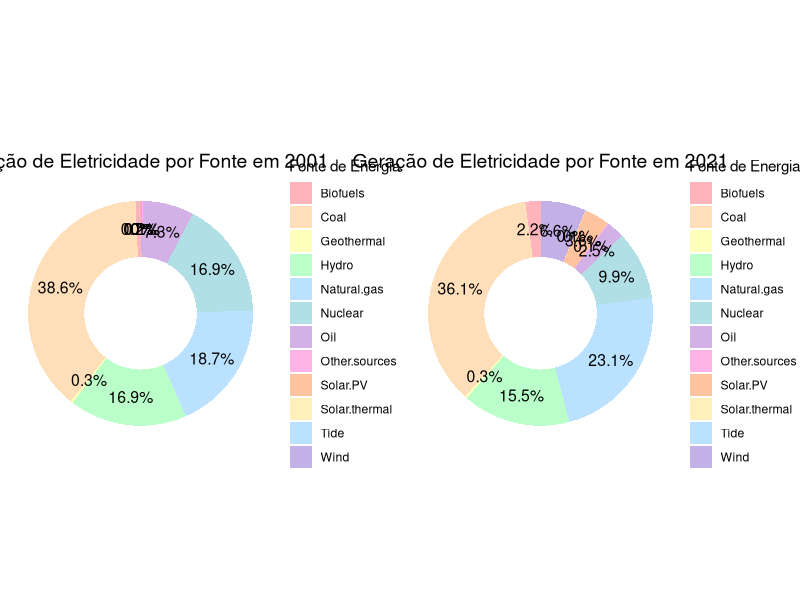

The R source for this figure:
# Script para visualização de dados - 30 dias e 30 gráficos
# Prof. Giuseppe Leite
# email: ggfleite@gmail.com

# Carregar bibliotecas necessárias
library(ggplot2)
library(dplyr)
library(tidyr)
library(gridExtra)

# Carregar os dados de geração de eletricidade por fonte no mundo
data <- read.csv("Electricity_generation_by_source_World.csv", sep=";")

# Verificar o tipo de dado e converter para data frame se necessário
typeof(data)
data <- as.data.frame(data)

# Filtrar os dados para os anos de 2001 e 2021
data_filtered <- data %>% filter(Year %in% c(2001, 2021))

# Transformar os dados para formato longo
data_long <- data_filtered %>%
  tidyr::pivot_longer(cols = -Year, names_to = "Source", values_to = "Value")

# Criar uma paleta de cores personalizada
color_palette <- c("Biofuels" = "#FFB3BA", "Coal" = "#FFDFBA", "Geothermal" = "#FFFFBA",
                   "Hydro" = "#BAFFC9", "Natural.gas" = "#BAE1FF", "Nuclear" = "#B0E0E6",
                   "Oil" = "#D3B0E6", "Other.sources" = "#FFB3E6", "Solar.PV" = "#FFC3A0",
                   "Solar.thermal" = "#FFEFBA", "Tide" = "#BAE1FF", "Wind" = "#C3B0E6")

# Criar o gráfico de rosca para 2001
data_2001 <- data_long %>% filter(Year == 2001)

p1 <- ggplot(data_2001, aes(x = 2, y = Value, fill = Source)) +
  geom_bar(width = 1, stat = "identity") +
  coord_polar(theta = "y") +
  geom_text(aes(label = paste0(round(Value, 1), "%")), position = position_stack(vjust = 0.5), size = 4) +
  scale_fill_manual(values = color_palette) +
  theme_void() +
  xlim(0.5, 2.5) +
  theme(legend.position = "right",
        plot.title = element_text(hjust = 0.5, size = 14)) +
  ggtitle("Geração de Eletricidade por Fonte em 2001") +
  labs(fill = "Fonte de Energia")

# Criar o gráfico de rosca para 2021
data_2021 <- data_long %>% filter(Year == 2021)

p2 <- ggplot(data_2021, aes(x = 2, y = Value, fill = Source)) +
  geom_bar(width = 1, stat = "identity") +
  coord_polar(theta = "y") +
  geom_text(aes(label = paste0(round(Value, 1), "%")), position = position_stack(vjust = 0.5), size = 4) +
  scale_fill_manual(values = color_palette) +
  theme_void() +
  xlim(0.5, 2.5) +
  theme(legend.position = "right",
        plot.title = element_text(hjust = 0.5, size = 14)) +
  ggtitle("Geração de Eletricidade por Fonte em 2021") +
  labs(fill = "Fonte de Energia")

# Arranjar os gráficos lado a lado
grid.arrange(p1, p2, ncol = 2)

# Salvar os gráficos em formato PDF
dev.copy2pdf(file="circular.pdf", width = 10, height = 7)
